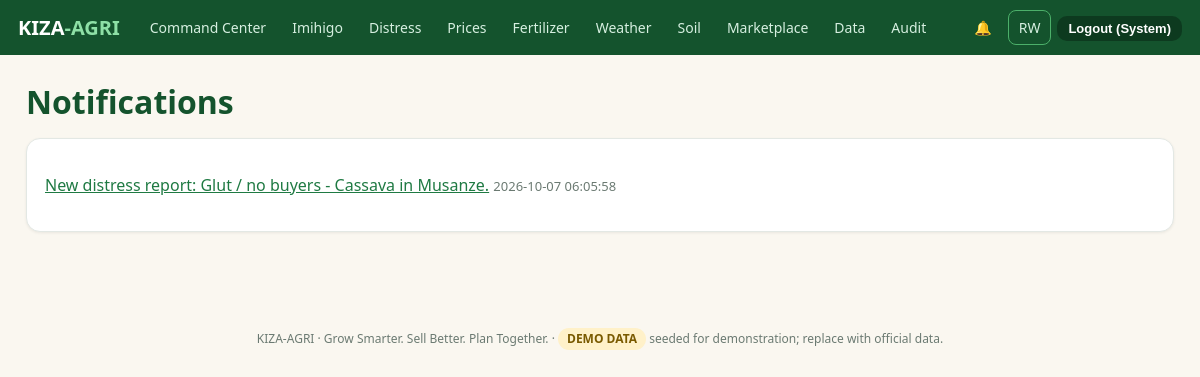
The page /notifications (signed in) on the database its author committed.
### tables this page shows
CREATE TABLE users(id INTEGER PRIMARY KEY, name TEXT NOT NULL, email TEXT UNIQUE NOT NULL, phone TEXT, pw_hash TEXT NOT NULL,
  role TEXT NOT NULL CHECK(role IN ('farmer','buyer','extension','government','admin')), district TEXT, sector TEXT, lang TEXT DEFAULT 'en',
  status TEXT DEFAULT 'active', created_at TEXT DEFAULT CURRENT_TIMESTAMP);

CREATE TABLE notifications(id INTEGER PRIMARY KEY, user_id INTEGER REFERENCES users(id), kind TEXT, message TEXT, link TEXT, is_read INTEGER DEFAULT 0, created_at TEXT DEFAULT CURRENT_TIMESTAMP);

### app.py (the view)
@app.get("/notifications")
@need()
def notifications():
    ns = Q("SELECT * FROM notifications WHERE user_id=? ORDER BY id DESC LIMIT 50", (g.user["id"],))
    X("UPDATE notifications SET is_read=1 WHERE user_id=?", (g.user["id"],))
    return render_template("notifications.html", ns=ns)

### app.py (called while the page is built)
def _c():
    if "db" not in g: g.db = db.conn()
    return g.db

def Q(sql, a=()): return [dict(r) for r in _c().execute(sql, a).fetchall()]

def Q1(sql, a=()): r = _c().execute(sql, a).fetchone(); return dict(r) if r else None

def X(sql, a=()): cur = _c().execute(sql, a); _c().commit(); return cur.lastrowid

@app.teardown_appcontext
def _close(e):
    if "db" in g: g.db.close()

def me(): return Q1("SELECT * FROM users WHERE id=?", (session["uid"],)) if session.get("uid") else None

def need(*roles):
    def deco(f):
        @wraps(f)
        def w(*a, **k):
            u = me()
            if not u or u["status"] != "active": session.clear(); return redirect("/login")
            if roles and u["role"] not in roles: abort(403)
            g.user = u; return f(*a, **k)
        return w
    return deco

@app.before_request
def csrf():
    if "csrf" not in session: session["csrf"] = secrets.token_hex(16)
    if request.method == "POST" and request.form.get("_csrf") != session["csrf"]:
        flash("Your page expired. Please try again.", "err")
        return redirect(request.path if request.path in ("/login", "/register") else (request.referrer or "/login"))

def tr(k): return RW.get(k, k) if session.get("lang") == "rw" else k

@app.context_processor
def ctx():
    u = me()
    n = Q1("SELECT COUNT(*) c FROM notifications WHERE user_id=? AND is_read=0", (u["id"],))["c"] if u else 0
    demo = bool(Q1("SELECT 1 x FROM market_prices WHERE source LIKE '%DEMO%' LIMIT 1") or
                Q1("SELECT 1 x FROM weather WHERE is_demo=1 LIMIT 1") or
                Q1("SELECT 1 x FROM soil_profiles WHERE is_demo=1 LIMIT 1"))
    return {"is_demo": demo, "user": u, "unread": n, "today": TODAY(), "t": tr, "lang": session.get("lang", "en"), "homes": HOME}

### db.py (called while the page is built)
def conn():
    c = sqlite3.connect(DB)
    c.row_factory = sqlite3.Row
    c.execute("PRAGMA foreign_keys=ON")
    return c

### templates/notifications.html
{% extends 'base.html' %}{% block body %}<h1>Notifications</h1><div class="card">{% for n in ns %}<p><a href="{{n.link}}">{{n.message}}</a> <span class="mut">{{n.created_at}}</span></p>{% else %}<p class="mut">No notifications.</p>{% endfor %}</div>{% endblock %}

### templates/base.html (shortened to what this page needs)
<!doctype html><html lang="en"><head><link rel="stylesheet" href="/static/style.css"></head><body>
<nav><a class="brand" href="/">KIZA<b>-AGRI</b></a>
{% if user %}{% set r = user.role %}
{% if r in ('extension','government','admin') %}<a class="l" href="/gov">{{ t('Command Center') }}</a><a class="l" href="/imihigo">Imihigo</a><a class="l" href="/distress/inbox">Distress</a><a class="l" href="/prices">{{ t('Prices') }}</a><a class="l" href="/rules">{{ t('Fertilizer') }}</a><a class="l" href="/weather">{{ t('Weather') }}</a><a class="l" href="/soil">{{ t('Soil') }}</a><a class="l" href="/market">{{ t('Marketplace') }}</a>{% endif %}
{% if r in ('government','admin') %}<a class="l" href="/admin/data">{{ t('Data') }}</a>{% endif %}{% if r=='admin' %}<a class="l" href="/audit">Audit</a>{% endif %}
<a class="l" href="/notifications">🔔{% if unread %} <span class="badge">{{unread}}</span>{% endif %}</a>
<a class="l" href="/lang/{{ 'en' if lang=='rw' else 'rw' }}" style="border:1px solid #4cb06a">{{ 'EN' if lang=='rw' else 'RW' }}</a>
<form method="post" action="/logout">{{ csrf_input() }}<button class="sm" style="background:#0d3a1f">{{ t('Logout') }} ({{ user.name.split()[0] }})</button></form>
{% else %}<span class="sp"></span><a class="l" href="/lang/{{ 'en' if lang=='rw' else 'rw' }}">{{ 'EN' if lang=='rw' else 'RW' }}</a><a class="l" href="/login">{{ t('Login') }}</a><a class="btn sm" href="/register">{{ t('Register') }}</a>{% endif %}</nav>
<main>{% for c,m in get_flashed_messages(with_categories=true) %}<div class="flash {{c}}">{{m}}</div>{% endfor %}{% block body %}{% endblock %}</main>
<footer>KIZA-AGRI · Grow Smarter. Sell Better. Plan Together. · {% if is_demo %}<span class="tag demo">DEMO DATA</span> seeded for demonstration; replace with official data.{% else %}Data loaded by administrators from official sources.{% endif %}</footer></body></html>

### static/style.css (style rules this page uses)
:root { --g1:#14532d;--g2:#1f7a43;--g3:#4cb06a;--g4:#e8f5ec;--earth:#8a5a2b;--sand:#faf7f0;--ink:#1d2b24;--mut:#6b7a72;--warn:#e6a118;--bad:#d64545;--ok:#2e9e5b;--line:#e3e8e4 }
* { box-sizing:border-box }
body { margin:0;font:16px/1.5 system-ui,Segoe UI,Roboto,sans-serif;color:var(--ink);background:var(--sand) }
a { color:var(--g2) }
h1,h2,h3 { line-height:1.2;margin:.2em 0 .5em;color:var(--g1) }
nav { background:var(--g1);color:#fff;display:flex;align-items:center;gap:6px;padding:10px 18px;flex-wrap:wrap;position:sticky;top:0;z-index:5 }
nav .brand { font-weight:800;font-size:20px;color:#fff;text-decoration:none;margin-right:14px }
nav .brand b { color:#8ee0a6 }
nav a.l { color:#d6efe0;text-decoration:none;padding:6px 10px;border-radius:8px;font-size:14px }
nav form { display:inline }
main { max-width:1180px;margin:0 auto;padding:22px 16px 60px }
.card { background:#fff;border:1px solid var(--line);border-radius:14px;padding:18px;margin-bottom:16px;box-shadow:0 1px 3px #0001 }
.btn,button { background:var(--g2);color:#fff;border:0;border-radius:10px;padding:9px 16px;font-size:15px;cursor:pointer;text-decoration:none;display:inline-block;font-weight:600 }
.btn.sm,button.sm { padding:5px 11px;font-size:13px }
.tag { display:inline-block;padding:2px 9px;border-radius:99px;font-size:12px;font-weight:700;background:var(--g4);color:var(--g1) }
.tag.demo { background:#fff1c9;color:#7a5a00 }
.mut { color:var(--mut);font-size:13px }
footer { text-align:center;color:var(--mut);font-size:12px;padding:20px }

### rows shown on the page
users: name "System"
notifications: message "New distress report: Glut / no buyers - Cassava in Musanze.", created_at "2026-10-07 06:05:58"

### other values the page prints
{{ t('Command Center') }} "Command Center"
{{ t('Prices') }} "Prices"
{{ t('Fertilizer') }} "Fertilizer"
{{ t('Weather') }} "Weather"
{{ t('Soil') }} "Soil"
{{ t('Marketplace') }} "Marketplace"
{{ t('Data') }} "Data"
{{ 'EN' if lang=='rw' else 'RW' }} "RW"
{{ t('Logout') }} "Logout"
